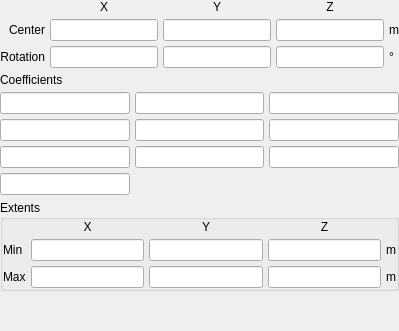
             <widget class="QWidget" name="quadric_implicit">
              <property name="font">
               <font>
                <weight>50</weight>
                <bold>false</bold>
               </font>
              </property>
              <layout class="QGridLayout" name="gridLayout_18">
               <property name="leftMargin">
                <number>0</number>
               </property>
               <property name="topMargin">
                <number>0</number>
               </property>
               <property name="rightMargin">
                <number>0</number>
               </property>
               <property name="bottomMargin">
                <number>0</number>
               </property>
               <property name="spacing">
                <number>5</number>
               </property>
               <item row="2" column="2">
                <widget class="LineEdit" name="lineedit_quadric_implicit_a2">
                 <property name="font">
                  <font>
                   <weight>50</weight>
                   <bold>false</bold>
                  </font>
                 </property>
                </widget>
               </item>
               <item row="4" column="0">
                <widget class="LineEdit" name="lineedit_quadric_implicit_a6">
                 <property name="font">
                  <font>
                   <weight>50</weight>
                   <bold>false</bold>
                  </font>
                 </property>
                </widget>
               </item>
               <item row="4" column="2">
                <widget class="LineEdit" name="lineedit_quadric_implicit_a8">
                 <property name="font">
                  <font>
                   <weight>50</weight>
                   <bold>false</bold>
                  </font>
                 </property>
                </widget>
               </item>
               <item row="2" column="1">
                <widget class="LineEdit" name="lineedit_quadric_implicit_a1">
                 <property name="font">
                  <font>
                   <weight>50</weight>
                   <bold>false</bold>
                  </font>
                 </property>
                </widget>
               </item>
               <item row="5" column="0">
                <widget class="LineEdit" name="lineedit_quadric_implicit_a9">
                 <property name="font">
                  <font>
                   <weight>50</weight>
                   <bold>false</bold>
                  </font>
                 </property>
                </widget>
               </item>
               <item row="4" column="1">
                <widget class="LineEdit" name="lineedit_quadric_implicit_a7">
                 <property name="font">
                  <font>
                   <weight>50</weight>
                   <bold>false</bold>
                  </font>
                 </property>
                </widget>
               </item>
               <item row="7" column="0">
                <spacer name="verticalSpacer_18">
                 <property name="orientation">
                  <enum>Qt::Vertical</enum>
                 </property>
                 <property name="sizeHint" stdset="0">
                  <size>
                   <width>20</width>
                   <height>40</height>
                  </size>
                 </property>
                </spacer>
               </item>
               <item row="2" column="0">
                <widget class="LineEdit" name="lineedit_quadric_implicit_a0">
                 <property name="font">
                  <font>
                   <weight>50</weight>
                   <bold>false</bold>
                  </font>
                 </property>
                </widget>
               </item>
               <item row="3" column="0">
                <widget class="LineEdit" name="lineedit_quadric_implicit_a3">
                 <property name="font">
                  <font>
                   <weight>50</weight>
                   <bold>false</bold>
                  </font>
                 </property>
                </widget>
               </item>
               <item row="1" column="0">
                <widget class="QLabel" name="label_43">
                 <property name="font">
                  <font>
                   <weight>50</weight>
                   <bold>false</bold>
                  </font>
                 </property>
                 <property name="text">
                  <string>Coefficients</string>
                 </property>
                </widget>
               </item>
               <item row="3" column="1">
                <widget class="LineEdit" name="lineedit_quadric_implicit_a4">
                 <property name="font">
                  <font>
                   <weight>50</weight>
                   <bold>false</bold>
                  </font>
                 </property>
                </widget>
               </item>
               <item row="3" column="2">
                <widget class="LineEdit" name="lineedit_quadric_implicit_a5">
                 <property name="font">
                  <font>
                   <weight>50</weight>
                   <bold>false</bold>
                  </font>
                 </property>
                </widget>
               </item>
               <item row="0" column="0" colspan="3">
                <widget class="QWidget" name="widget" native="true">
                 <property name="font">
                  <font>
                   <weight>50</weight>
                   <bold>false</bold>
                  </font>
                 </property>
                 <layout class="QGridLayout" name="gridLayout_20">
                  <property name="leftMargin">
                   <number>0</number>
                  </property>
                  <property name="topMargin">
                   <number>0</number>
                  </property>
                  <property name="rightMargin">
                   <number>0</number>
                  </property>
                  <property name="bottomMargin">
                   <number>0</number>
                  </property>
                  <property name="spacing">
                   <number>5</number>
                  </property>
                  <item row="2" column="0">
                   <widget class="QLabel" name="label_50">
                    <property name="font">
                     <font>
                      <weight>50</weight>
                      <bold>false</bold>
                     </font>
                    </property>
                    <property name="text">
                     <string>&lt;html&gt;&lt;head/&gt;&lt;body&gt;&lt;p align=&quot;right&quot;&gt;Rotation&lt;/p&gt;&lt;/body&gt;&lt;/html&gt;</string>
                    </property>
                   </widget>
                  </item>
                  <item row="1" column="0">
                   <widget class="QLabel" name="label_49">
                    <property name="font">
                     <font>
                      <weight>50</weight>
                      <bold>false</bold>
                     </font>
                    </property>
                    <property name="text">
                     <string>&lt;html&gt;&lt;head/&gt;&lt;body&gt;&lt;p align=&quot;right&quot;&gt;Center&lt;/p&gt;&lt;/body&gt;&lt;/html&gt;</string>
                    </property>
                   </widget>
                  </item>
                  <item row="1" column="1">
                   <widget class="LineEdit" name="lineedit_superquadric_implicit2_centerx">
                    <property name="font">
                     <font>
                      <weight>50</weight>
                      <bold>false</bold>
                     </font>
                    </property>
                   </widget>
                  </item>
                  <item row="1" column="3">
                   <widget class="LineEdit" name="lineedit_superquadric_implicit2_centerz">
                    <property name="font">
                     <font>
                      <weight>50</weight>
                      <bold>false</bold>
                     </font>
                    </property>
                   </widget>
                  </item>
                  <item row="2" column="1">
                   <widget class="LineEdit" name="lineedit_superquadric_implicit2_rotationx">
                    <property name="font">
                     <font>
                      <weight>50</weight>
                      <bold>false</bold>
                     </font>
                    </property>
                   </widget>
                  </item>
                  <item row="2" column="2">
                   <widget class="LineEdit" name="lineedit_superquadric_implicit2_rotationy">
                    <property name="font">
                     <font>
                      <weight>50</weight>
                      <bold>false</bold>
                     </font>
                    </property>
                   </widget>
                  </item>
                  <item row="2" column="3">
                   <widget class="LineEdit" name="lineedit_superquadric_implicit2_rotationz">
                    <property name="font">
                     <font>
                      <weight>50</weight>
                      <bold>false</bold>
                     </font>
                    </property>
                   </widget>
                  </item>
                  <item row="0" column="2">
                   <widget class="QLabel" name="label_211">
                    <property name="font">
                     <font>
                      <weight>50</weight>
                      <bold>false</bold>
                     </font>
                    </property>
                    <property name="text">
                     <string>Y</string>
                    </property>
                    <property name="alignment">
                     <set>Qt::AlignCenter</set>
                    </property>
                   </widget>
                  </item>
                  <item row="0" column="3">
                   <widget class="QLabel" name="label_212">
                    <property name="font">
                     <font>
                      <weight>50</weight>
                      <bold>false</bold>
                     </font>
                    </property>
                    <property name="text">
                     <string>Z</string>
                    </property>
                    <property name="alignment">
                     <set>Qt::AlignCenter</set>
                    </property>
                   </widget>
                  </item>
                  <item row="0" column="1">
                   <widget class="QLabel" name="label_210">
                    <property name="font">
                     <font>
                      <weight>50</weight>
                      <bold>false</bold>
                     </font>
                    </property>
                    <property name="text">
                     <string>X</string>
                    </property>
                    <property name="alignment">
                     <set>Qt::AlignCenter</set>
                    </property>
                   </widget>
                  </item>
                  <item row="1" column="2">
                   <widget class="LineEdit" name="lineedit_superquadric_implicit2_centery">
                    <property name="font">
                     <font>
                      <weight>50</weight>
                      <bold>false</bold>
                     </font>
                    </property>
                   </widget>
                  </item>
                  <item row="1" column="4">
                   <widget class="QLabel" name="label_213">
                    <property name="font">
                     <font>
                      <weight>50</weight>
                      <bold>false</bold>
                     </font>
                    </property>
                    <property name="text">
                     <string>m</string>
                    </property>
                   </widget>
                  </item>
                  <item row="2" column="4">
                   <widget class="QLabel" name="label_214">
                    <property name="font">
                     <font>
                      <weight>50</weight>
                      <bold>false</bold>
                     </font>
                    </property>
                    <property name="text">
                     <string>°</string>
                    </property>
                   </widget>
                  </item>
                 </layout>
                </widget>
               </item>
               <item row="6" column="0" colspan="3">
                <widget class="QGroupBox" name="groupBox_3">
                 <property name="font">
                  <font>
                   <weight>50</weight>
                   <bold>false</bold>
                  </font>
                 </property>
                 <property name="title">
                  <string>Extents</string>
                 </property>
                 <property name="flat">
                  <bool>true</bool>
                 </property>
                 <layout class="QGridLayout" name="gridLayout_21">
                  <property name="leftMargin">
                   <number>0</number>
                  </property>
                  <property name="topMargin">
                   <number>0</number>
                  </property>
                  <property name="rightMargin">
                   <number>0</number>
                  </property>
                  <property name="bottomMargin">
                   <number>0</number>
                  </property>
                  <property name="spacing">
                   <number>5</number>
                  </property>
                  <item row="2" column="0">
                   <widget class="QLabel" name="label_53">
                    <property name="font">
                     <font>
                      <weight>50</weight>
                      <bold>false</bold>
                     </font>
                    </property>
                    <property name="text">
                     <string>Max</string>
                    </property>
                   </widget>
                  </item>
                  <item row="1" column="1">
                   <widget class="LineEdit" name="lineedit_quadric_minx">
                    <property name="font">
                     <font>
                      <weight>50</weight>
                      <bold>false</bold>
                     </font>
                    </property>
                   </widget>
                  </item>
                  <item row="1" column="0">
                   <widget class="QLabel" name="label_52">
                    <property name="font">
                     <font>
                      <weight>50</weight>
                      <bold>false</bold>
                     </font>
                    </property>
                    <property name="text">
                     <string>Min</string>
                    </property>
                   </widget>
                  </item>
                  <item row="1" column="2">
                   <widget class="LineEdit" name="lineedit_quadric_miny">
                    <property name="font">
                     <font>
                      <weight>50</weight>
                      <bold>false</bold>
                     </font>
                    </property>
                   </widget>
                  </item>
                  <item row="1" column="4">
                   <widget class="QLabel" name="label_215">
                    <property name="font">
                     <font>
                      <weight>50</weight>
                      <bold>false</bold>
                     </font>
                    </property>
                    <property name="text">
                     <string>m</string>
                    </property>
                   </widget>
                  </item>
                  <item row="1" column="3">
                   <widget class="LineEdit" name="lineedit_quadric_minz">
                    <property name="font">
                     <font>
                      <weight>50</weight>
                      <bold>false</bold>
                     </font>
                    </property>
                   </widget>
                  </item>
                  <item row="2" column="1">
                   <widget class="LineEdit" name="lineedit_quadric_maxx">
                    <property name="font">
                     <font>
                      <weight>50</weight>
                      <bold>false</bold>
                     </font>
                    </property>
                   </widget>
                  </item>
                  <item row="2" column="2">
                   <widget class="LineEdit" name="lineedit_quadric_maxy">
                    <property name="font">
                     <font>
                      <weight>50</weight>
                      <bold>false</bold>
                     </font>
                    </property>
                   </widget>
                  </item>
                  <item row="2" column="3">
                   <widget class="LineEdit" name="lineedit_quadric_maxz">
                    <property name="font">
                     <font>
                      <weight>50</weight>
                      <bold>false</bold>
                     </font>
                    </property>
                   </widget>
                  </item>
                  <item row="2" column="4">
                   <widget class="QLabel" name="label_216">
                    <property name="font">
                     <font>
                      <weight>50</weight>
                      <bold>false</bold>
                     </font>
                    </property>
                    <property name="text">
                     <string>m</string>
                    </property>
                   </widget>
                  </item>
                  <item row="0" column="1">
                   <widget class="QLabel" name="label_217">
                    <property name="font">
                     <font>
                      <weight>50</weight>
                      <bold>false</bold>
                     </font>
                    </property>
                    <property name="text">
                     <string>X</string>
                    </property>
                    <property name="alignment">
                     <set>Qt::AlignCenter</set>
                    </property>
                   </widget>
                  </item>
                  <item row="0" column="2">
                   <widget class="QLabel" name="label_218">
                    <property name="font">
                     <font>
                      <weight>50</weight>
                      <bold>false</bold>
                     </font>
                    </property>
                    <property name="text">
                     <string>Y</string>
                    </property>
                    <property name="alignment">
                     <set>Qt::AlignCenter</set>
                    </property>
                   </widget>
                  </item>
                  <item row="0" column="3">
                   <widget class="QLabel" name="label_219">
                    <property name="font">
                     <font>
                      <weight>50</weight>
                      <bold>false</bold>
                     </font>
                    </property>
                    <property name="text">
                     <string>Z</string>
                    </property>
                    <property name="alignment">
                     <set>Qt::AlignCenter</set>
                    </property>
                   </widget>
                  </item>
                 </layout>
                </widget>
               </item>
              </layout>
             </widget>
